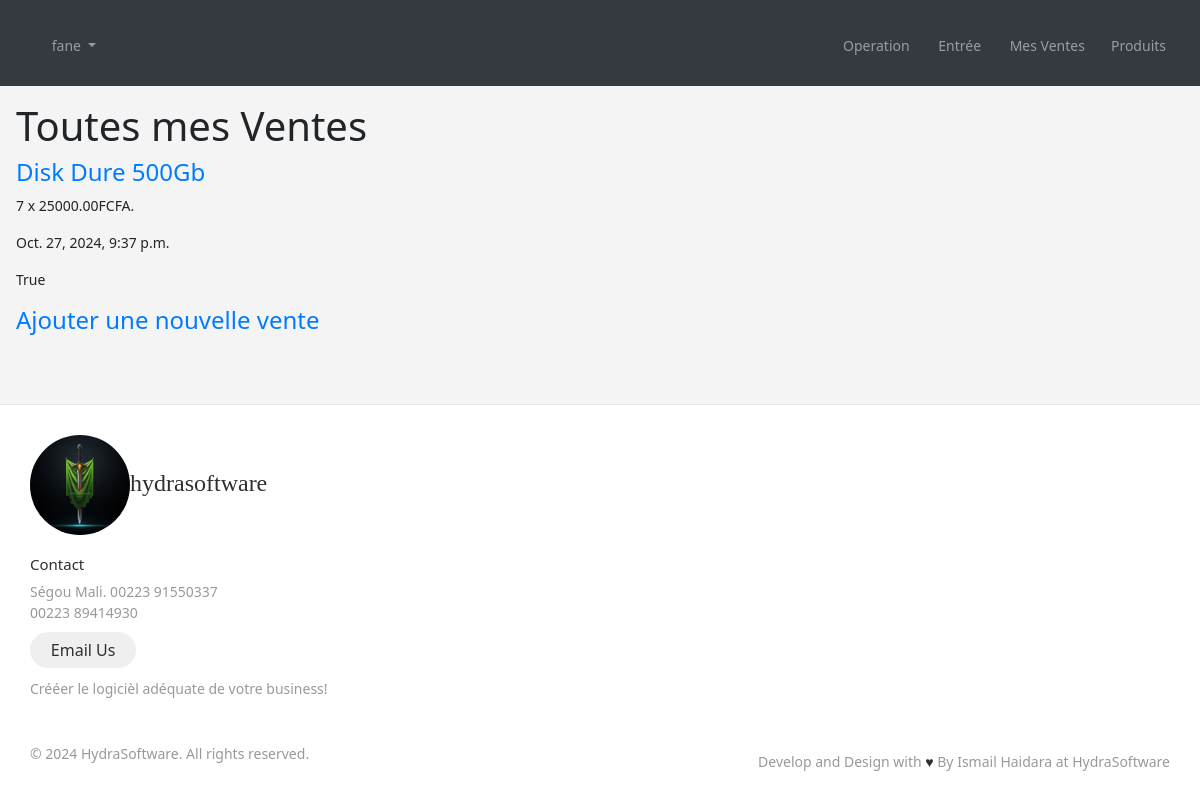
The app's page /sale/ (signed in) with its own data.
### accounts/models.py (models this page shows)
class CustomUser(AbstractUser):
    company = models.ForeignKey(Company, on_delete=models.CASCADE, null=True)

### sale/models.py (models this page shows, shortened)
class Sale(models.Model):
    agent = models.ForeignKey(get_user_model(), on_delete=models.CASCADE )
    stock = models.ForeignKey(Stock, on_delete=models.CASCADE)
    quantity = models.PositiveIntegerField(null=True, blank=True)
    discount = models.PositiveIntegerField(default=0, null=True,blank=True)
    client = models.CharField(max_length=250, null=True, blank=True)
    sold_at = models.DateTimeField(auto_now_add=True)
    is_paid = models.BooleanField(default=True, null=True, blank=True)
    is_substracted_from_stock = models.BooleanField(default=False)
    class Meta:
        ordering = ("-sold_at",)
    def get_absolute_url(self):
        return reverse("sale_detail", kwargs={"pk": self.pk})

### stock/models.py (models this page shows, shortened)
class Stock(models.Model):
    name = models.CharField(max_length=255)
    initial_quantity = models.IntegerField(default=0, null=True, blank=True)
    quantity = models.IntegerField(default=0)
    price = models.DecimalField(max_digits=8, decimal_places=2,null=True, blank=True)
    added_at = models.DateTimeField(auto_now_add=True)
    description = models.TextField(null=True, blank=True)
    categories = models.ManyToManyField(Category)
    def __str__(self):
        return self.name

### sale/views.py (the view)
# urls.py: path('', views.SaleListView, name='sale_list'),
@login_required
def SaleListView(request):
    template_name = 'sale/list.html'
    qset = Sale.objects.filter(agent=request.user).order_by("-sold_at")
    context ={
        'object_list':qset
        }
    return render(request,template_name,context)

### templates/sale/list.html (shortened to what this page needs)
{% extends "_base.html" %}
{% block content %}
<h1 class="my-6"> Toutes mes Ventes</h1>
{% if object_list %}
{% for object in object_list %}
<h4><a href="{{object.get_absolute_url}}"> {{object.stock}}</a></h4>
<p> {{object.quantity}} x {{object.stock.price}}FCFA.</p>
<p> {{object.sold_at}}</p>
<p> {{object.is_paid}}</p>
{% endfor %}
{% else %}
<p class="my-6 text-info">
    Désolé {{user.username}} mais vous n'avez rien vendue pour le moment!
</p>
{% endif %}
<h4><a href="{% url "sale_create" %}">Ajouter une nouvelle vente</a></h4>
{% endblock content %}

### templates/_base.html (shortened to what this page needs)
{% load static %}
<!DOCTYPE html>
<html lang="en">
<head>
    <link rel="stylesheet" href="https://cdn.jsdelivr.net/npm/bootstrap@4.0.0/dist/css/bootstrap.min.css">
    <link href="//maxcdn.bootstrapcdn.com/bootstrap/4.1.1/css/bootstrap.min.css" rel="stylesheet" id="bootstrap-css">
    <link rel="stylesheet" href="{% static "css/style.css" %}">
</head>
<body>
<nav class="navbar navbar-icon-top navbar-expand-lg navbar-dark bg-dark">
    <h3></h3>
    <div class="collapse navbar-collapse" id="navbarSupportedContent">
      <ul class="navbar-nav mr-auto">
        <li class="nav-item">
        </li>
        <li class="nav-item dropdown">
          {% if user.is_authenticated %}
          <a class="nav-link dropdown-toggle" href="#" id="navbarDropdown" role="button" data-toggle="dropdown" aria-haspopup="true" aria-expanded="false">
            {{user.username}}
          </a>
          {% else %}
          <a href="{% url "account_login" %}">
            Connecter
          </a>
          {% endif %}
        </li>
      </ul>
      {% if user.is_authenticated %}
      <ul class="navbar-nav ">
        <li class="nav-item">
          <a class="nav-link" href="{% url "sale_create" %}">
            Operation
          </a>
        </li>
        <li class="nav-item">
          <a class="nav-link" href="{% url "arrival_create" %}">
            Entrée
          </a>
        </li>
        <li class="nav-item">
          <a class="nav-link" href="{% url "sale_list" %}">
            Mes Ventes
          </a>
        </li>
        <li class="nav-item">
          <a class="nav-link" href="{% url "stock_list" %}">
            Produits
          </a>
        </li>
      </ul>
      {% endif %}
    </div>
  </nav>
    <div class="mainContainer m-3">
    {% block content %}
    {% endblock content %}
    </div>
    <footer class="footer">
      <div class="footer__addr">
        <h1 class="footer__logo"><img style="width:100px; height:100px;border-radius:50%"src="{% static "image/hydraSoftware.jpg" %}" alt="logo">HydraSoftware</h1>
        <h2>Contact</h2>
        <address>
        Ségou Mali. 00223 91550337<br>
          00223 89414930
          <a class="footer__btn" href="mailto:ihaidara852@gmail.com">Email Us</a>
          Crééer le logicièl adéquate de votre business!
        </address>
      </div>
      <ul class="footer__nav">
        <li class="nav__item">
        </li>
        <li class="nav__item nav__item--extra">
        </li>
        <li class="nav__item">
        </li>
      </ul>
      <div class="legal">
        <p>&copy; 2024 HydraSoftware. All rights reserved.</p>
        <div class="legal__links">
          <span>Develop and Design with <span class="heart">♥</span> By Ismail Haidara at HydraSoftware</span>
        </div>
      </div>
    </footer>
</body>
</html>

### static/css/style.css (style rules this page uses)
html { font-family: Lato, 'Helvetica Neue', Arial, Helvetica, sans-serif; font-size: 14px; }
a { text-decoration: none; }
body { margin: 2px; }
ul { list-style-type: none; text-align: right; inline-size: auto; }
ul li { padding-right: 10px; }
@media (min-width: 992px) { .navbar-icon-top.navbar-expand-lg .navbar-nav .nav-link { text-align: center; display: table-cell; height: 70px; vertical-align: middle; padding-top: 0; padding-bottom: 0; } }
body { background-color: #f9f9fa }
*, *:before, *:after { box-sizing: border-box; }
html { font-size: 100%; }
body { font-family: acumin-pro, system-ui, sans-serif; margin: 0; display: grid; grid-template-rows: auto 1fr auto; font-size: 14px; background-color: #f4f4f4; align-items: start; min-height: 100vh; }
.footer { display: flex; flex-flow: row wrap; padding: 30px 30px 20px 30px; color: #2f2f2f; background-color: #fff; border-top: 1px solid #e5e5e5; }
.footer > * { flex: 1 100%; }
.footer__addr { margin-right: 1.25em; margin-bottom: 2em; }
.footer__logo { font-family: 'Pacifico', cursive; font-weight: 400; text-transform: lowercase; font-size: 1.5rem; }
.footer__addr h2 { margin-top: 1.3em; font-size: 15px; font-weight: 400; }
.footer address { font-style: normal; color: #999; }
.footer__btn { display: flex; align-items: center; justify-content: center; height: 36px; max-width: max-content; background-color: rgb(33, 33, 33, 0.07); border-radius: 100px; color: #2f2f2f; line-height: 0; margin: 0.6em 0; font-size: 1rem; padding: 0 1.3em; }
.footer ul { list-style: none; padding-left: 0; }
.footer li { line-height: 2em; }
.footer a { text-decoration: none; }
.footer__nav { display: flex; flex-flow: row wrap; }
.footer__nav > * { flex: 1 50%; margin-right: 1.25em; }
.legal { display: flex; flex-wrap: wrap; color: #999; }
.legal__links { display: flex; align-items: center; }
.heart { color: #2f2f2f; }
@media screen and (min-width: 24.375em) { .legal .legal__links { margin-left: auto; } }
@media screen and (min-width: 40.375em) { .footer__nav > * { flex: 1; } }
@media screen and (min-width: 40.375em) { .nav__item--extra { flex-grow: 2; } }
@media screen and (min-width: 40.375em) { .footer__addr { flex: 1 0px; } }
@media screen and (min-width: 40.375em) { .footer__nav { flex: 2 0px; } }

### records on screen
CustomUser: username "fane"
Sale: stock "Disk Dure 500Gb", quantity "7", stock.price "25000.00", sold_at "Oct. 27, 2024, 9:37 p.m.", is_paid "True"
